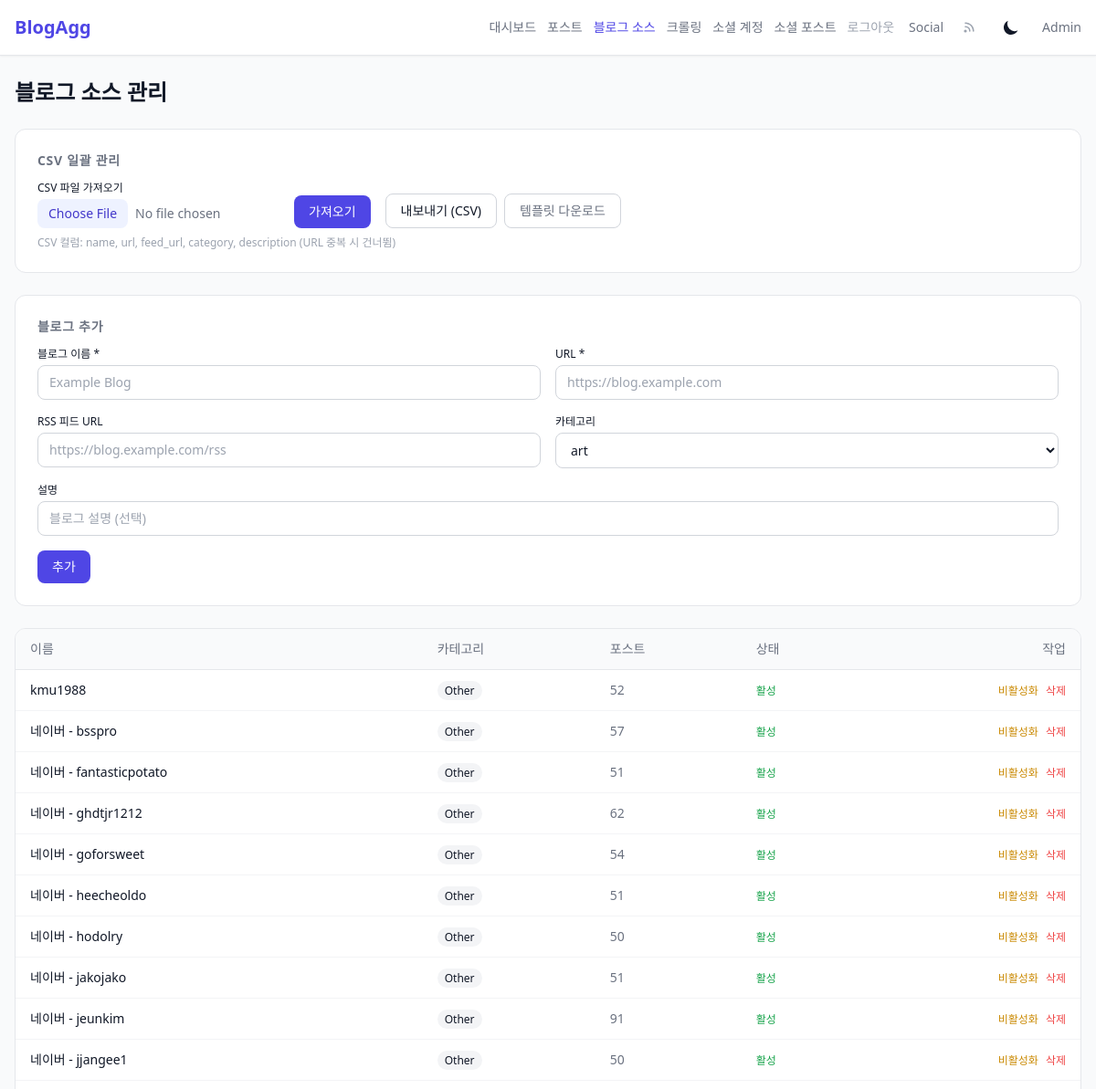
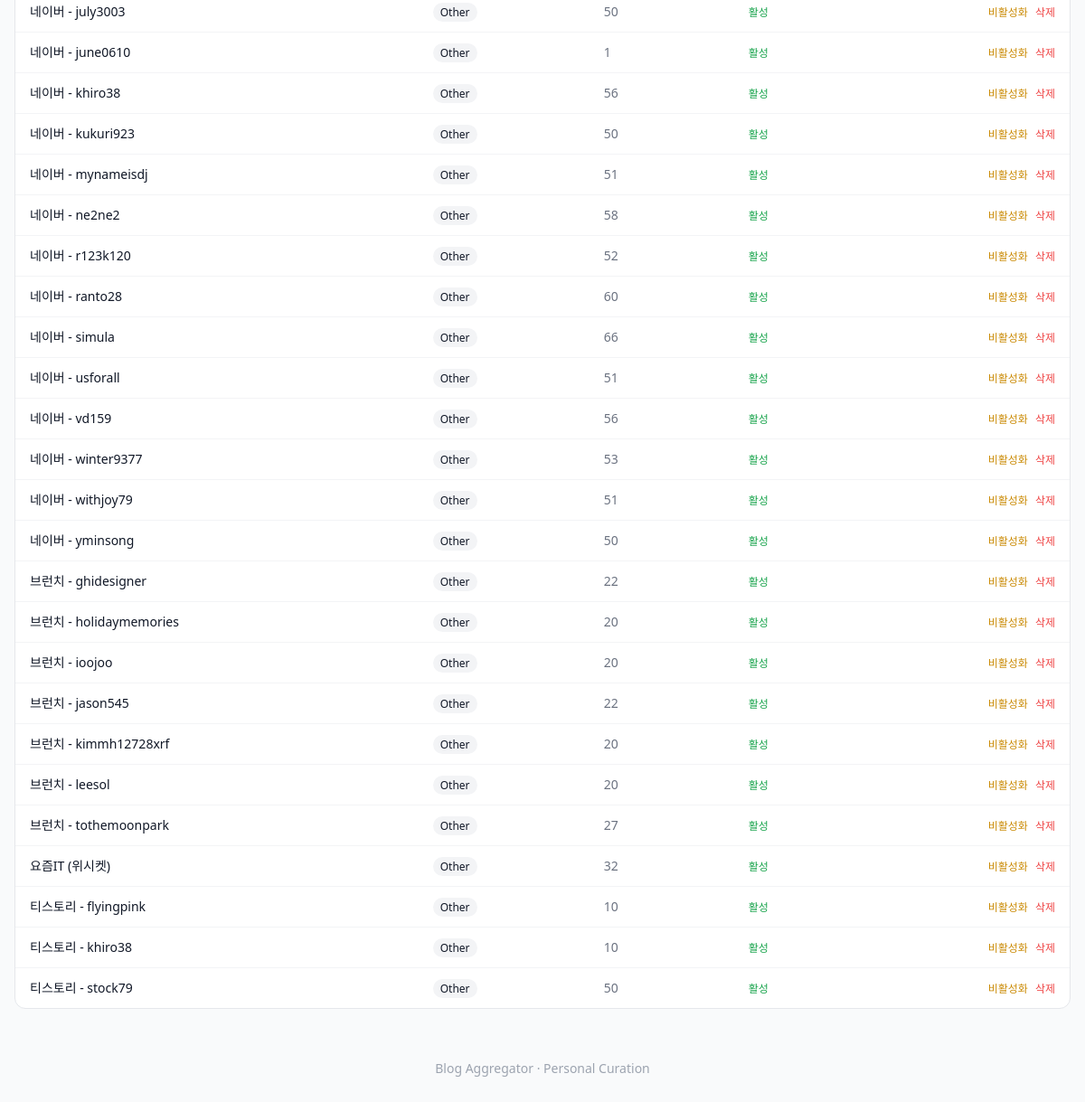
The page /admin/blogs (signed in) on the database as committed earlier (2 pictures, top to bottom).
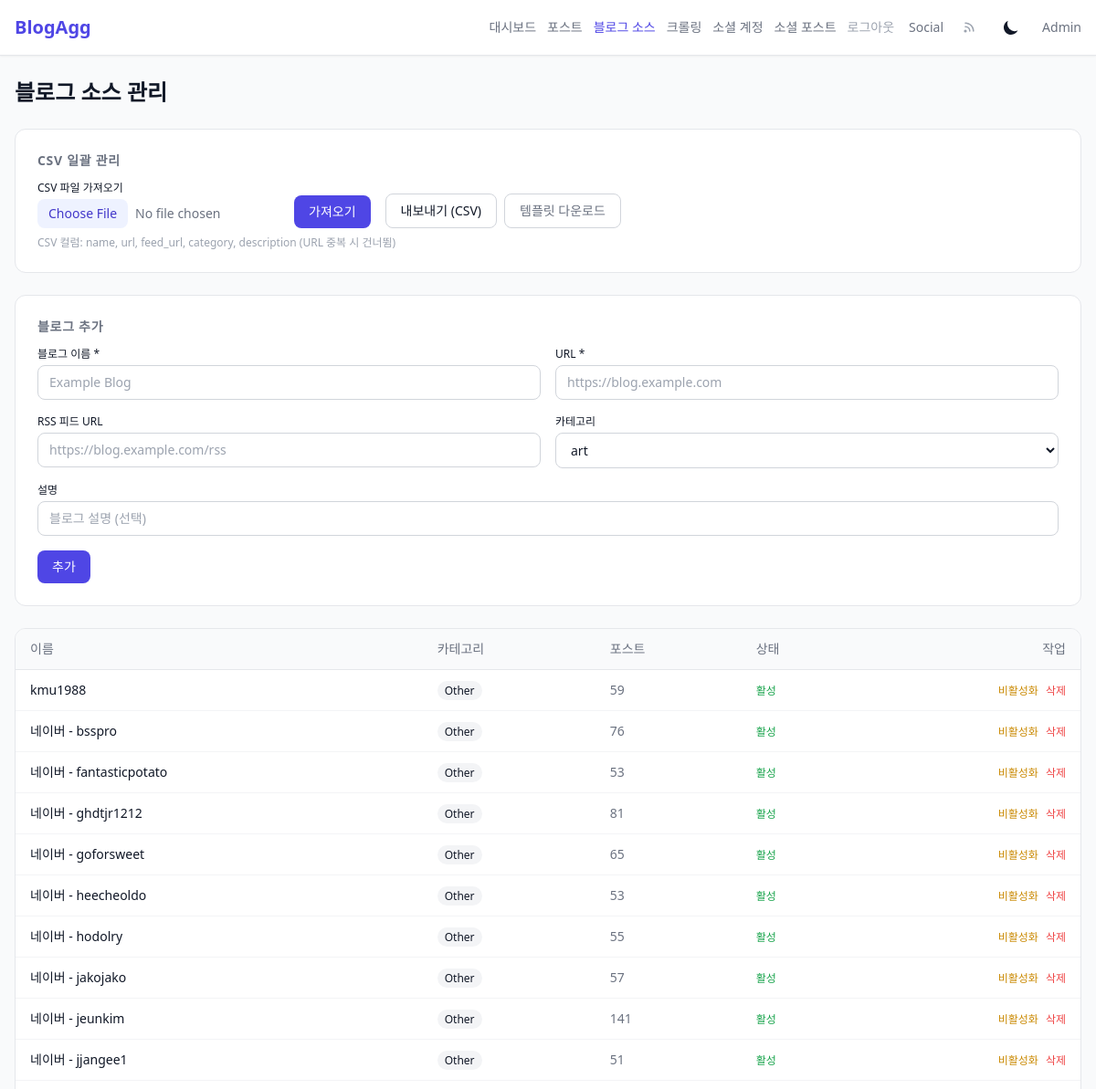
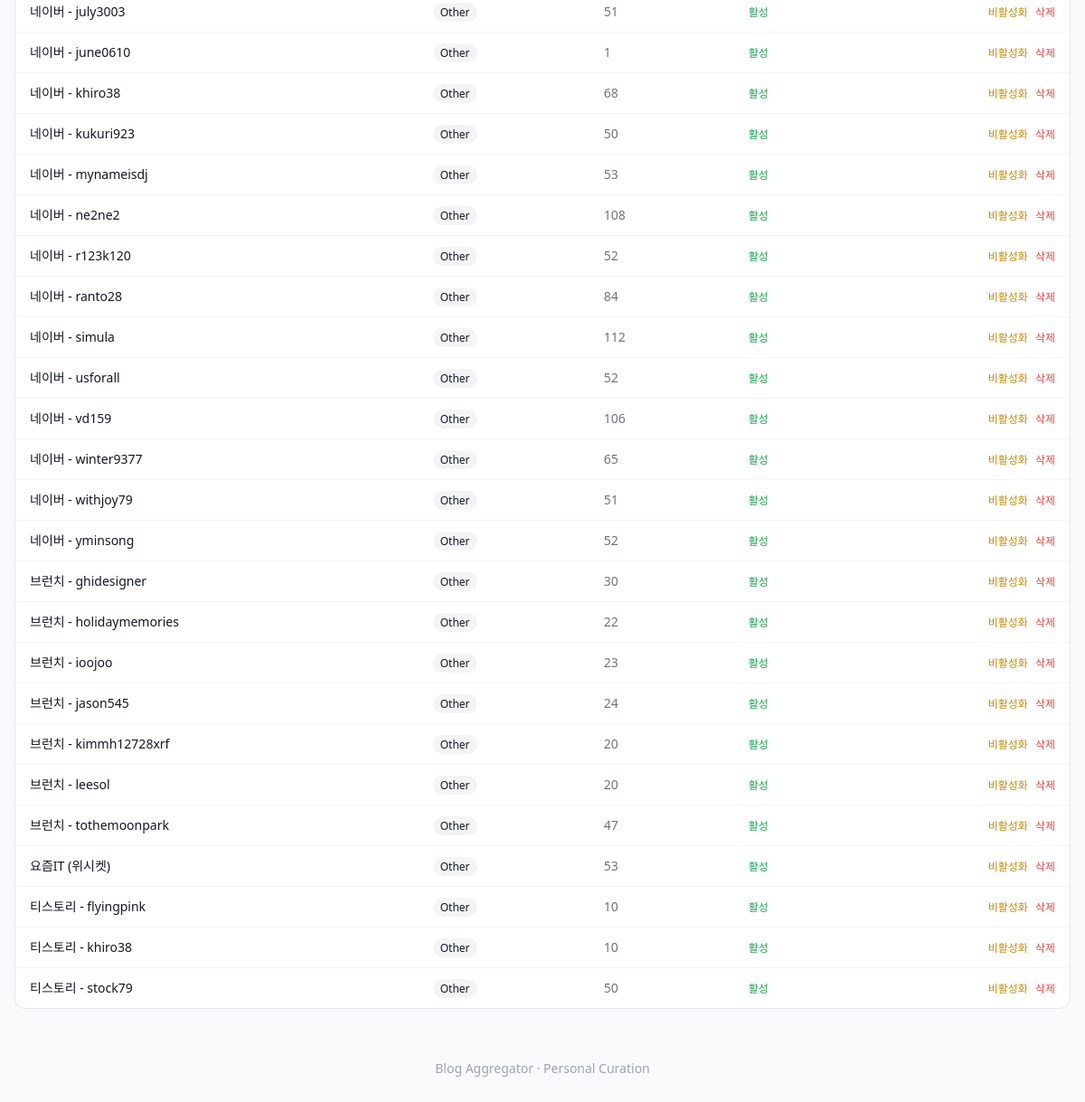
The same page on the database as committed later (2 pictures, top to bottom).
### tables this page shows
CREATE TABLE blogs (
            id INTEGER PRIMARY KEY AUTOINCREMENT,
            name TEXT NOT NULL,
            url TEXT NOT NULL,
            feed_url TEXT,
            category TEXT,
            active INTEGER DEFAULT 1,
            description TEXT,
            created_at DATETIME DEFAULT CURRENT_TIMESTAMP
        , last_crawled_at TEXT, crawl_error TEXT);

### src/api/admin.py (the view)
@router.get("/blogs")
@require_auth
async def blog_list(request: Request):
    repo = request.app.state.repo
    templates = request.app.state.templates
    blogs = repo.get_all_blogs()
    post_counts = repo.get_blog_post_counts()
    for blog in blogs:
        blog["post_count"] = post_counts.get(blog["id"], 0)
    categories = request.app.state.config.get("categories", [])
    return templates.TemplateResponse("admin/blogs.html", {
        "request": request,
        "blogs": blogs,
        "categories": categories,
    })

### templates/admin/blogs.html (shortened to what this page needs)
{% extends "base.html" %}
{% block nav_extra %}
<div class="flex items-center gap-3 text-sm">
    <a href="/admin/" class="text-gray-500 hover:text-gray-700 dark:text-gray-400 dark:hover:text-gray-200">대시보드</a>
    <a href="/admin/posts" class="text-gray-500 hover:text-gray-700 dark:text-gray-400 dark:hover:text-gray-200">포스트</a>
    <a href="/admin/blogs" class="text-indigo-600 dark:text-indigo-400 font-medium">블로그 소스</a>
    <a href="/admin/crawl" class="text-gray-500 hover:text-gray-700 dark:text-gray-400 dark:hover:text-gray-200">크롤링</a>
    <a href="/admin/social-accounts" class="text-gray-500 hover:text-gray-700 dark:text-gray-400 dark:hover:text-gray-200">소셜 계정</a>
    <a href="/admin/social" class="text-gray-500 hover:text-gray-700 dark:text-gray-400 dark:hover:text-gray-200">소셜 포스트</a>
    <a href="/admin/logout" class="text-gray-400 hover:text-red-500">로그아웃</a>
</div>
{% endblock %}
{% block content %}
<h1 class="text-2xl font-bold mb-6">블로그 소스 관리</h1>
<div class="bg-white dark:bg-gray-800 rounded-xl p-6 border border-gray-200 dark:border-gray-700 mb-6">
    <h2 class="text-sm font-semibold text-gray-500 dark:text-gray-400 uppercase tracking-wider mb-3">CSV 일괄 관리</h2>
    <div class="flex flex-wrap items-end gap-4">
        <form method="post" action="/admin/blogs/import" enctype="multipart/form-data" class="flex items-end gap-2">
            <div>
                <label class="block text-xs font-medium mb-1">CSV 파일 가져오기</label>
                <input type="file" name="file" accept=".csv" required
                       class="text-sm text-gray-500 file:mr-2 file:py-1.5 file:px-3 file:rounded-lg file:border-0 file:text-sm file:bg-indigo-50 file:text-indigo-700 dark:file:bg-indigo-900 dark:file:text-indigo-300 hover:file:bg-indigo-100">
            </div>
            <button type="submit" class="px-4 py-2 bg-indigo-600 text-white text-sm rounded-lg hover:bg-indigo-700 whitespace-nowrap">가져오기</button>
        </form>
        <div class="flex gap-2">
            <a href="/admin/blogs/export" class="px-4 py-2 border border-gray-300 dark:border-gray-600 text-sm rounded-lg hover:bg-gray-50 dark:hover:bg-gray-700 whitespace-nowrap">내보내기 (CSV)</a>
            <a href="/admin/blogs/template" class="px-4 py-2 border border-gray-300 dark:border-gray-600 text-sm rounded-lg hover:bg-gray-50 dark:hover:bg-gray-700 text-gray-500 whitespace-nowrap">템플릿 다운로드</a>
        </div>
    </div>
    <p class="text-xs text-gray-400 mt-2">CSV 컬럼: name, url, feed_url, category, description (URL 중복 시 건너뜀)</p>
</div>
<div class="bg-white dark:bg-gray-800 rounded-xl p-6 border border-gray-200 dark:border-gray-700 mb-6">
    <h2 class="text-sm font-semibold text-gray-500 dark:text-gray-400 uppercase tracking-wider mb-3">블로그 추가</h2>
    <form method="post" action="/admin/blogs" class="grid grid-cols-1 sm:grid-cols-2 gap-4">
        <div>
            <label class="block text-xs font-medium mb-1">블로그 이름 *</label>
            <input type="text" name="name" required placeholder="Example Blog"
                   class="w-full px-3 py-2 text-sm rounded-lg border border-gray-300 dark:border-gray-600 bg-white dark:bg-gray-700 focus:outline-none focus:ring-2 focus:ring-indigo-500">
        </div>
        <div>
            <label class="block text-xs font-medium mb-1">URL *</label>
            <input type="url" name="url" required placeholder="https://blog.example.com"
                   class="w-full px-3 py-2 text-sm rounded-lg border border-gray-300 dark:border-gray-600 bg-white dark:bg-gray-700 focus:outline-none focus:ring-2 focus:ring-indigo-500">
        </div>
        <div>
            <label class="block text-xs font-medium mb-1">RSS 피드 URL</label>
            <input type="url" name="feed_url" placeholder="https://blog.example.com/rss"
                   class="w-full px-3 py-2 text-sm rounded-lg border border-gray-300 dark:border-gray-600 bg-white dark:bg-gray-700 focus:outline-none focus:ring-2 focus:ring-indigo-500">
        </div>
        <div>
            <label class="block text-xs font-medium mb-1">카테고리</label>
            <select name="category"
                    class="w-full px-3 py-2 text-sm rounded-lg border border-gray-300 dark:border-gray-600 bg-white dark:bg-gray-700 focus:outline-none focus:ring-2 focus:ring-indigo-500">
                {% for cat in categories %}
                <option value="{{ cat }}" class="capitalize">{{ cat }}</option>
                {% endfor %}
            </select>
        </div>
        <div class="sm:col-span-2">
            <label class="block text-xs font-medium mb-1">설명</label>
            <input type="text" name="description" placeholder="블로그 설명 (선택)"
                   class="w-full px-3 py-2 text-sm rounded-lg border border-gray-300 dark:border-gray-600 bg-white dark:bg-gray-700 focus:outline-none focus:ring-2 focus:ring-indigo-500">
        </div>
        <div class="sm:col-span-2">
            <button type="submit" class="px-4 py-2 bg-indigo-600 text-white text-sm rounded-lg hover:bg-indigo-700">추가</button>
        </div>
    </form>
</div>
{% if blogs %}
<div class="bg-white dark:bg-gray-800 rounded-xl border border-gray-200 dark:border-gray-700 overflow-hidden">
    <table class="w-full text-sm">
        <thead class="bg-gray-50 dark:bg-gray-750 border-b border-gray-200 dark:border-gray-700">
            <tr>
                <th class="text-left px-4 py-3 font-medium text-gray-500 dark:text-gray-400">이름</th>
                <th class="text-left px-4 py-3 font-medium text-gray-500 dark:text-gray-400 hidden sm:table-cell">카테고리</th>
                <th class="text-left px-4 py-3 font-medium text-gray-500 dark:text-gray-400 hidden md:table-cell">포스트</th>
                <th class="text-left px-4 py-3 font-medium text-gray-500 dark:text-gray-400 hidden md:table-cell">상태</th>
                <th class="text-right px-4 py-3 font-medium text-gray-500 dark:text-gray-400">작업</th>
            </tr>
        </thead>
        <tbody class="divide-y divide-gray-100 dark:divide-gray-700">
            {% for blog in blogs %}
            <tr class="hover:bg-gray-50 dark:hover:bg-gray-750">
                <td class="px-4 py-3">
                    <a href="{{ blog.url }}" target="_blank" class="hover:text-indigo-600 dark:hover:text-indigo-400">{{ blog.name }}</a>
                </td>
                <td class="px-4 py-3 hidden sm:table-cell">
                    <span class="px-2 py-0.5 text-xs rounded-full bg-gray-100 dark:bg-gray-700 capitalize">{{ blog.category or "-" }}</span>
                </td>
                <td class="px-4 py-3 hidden md:table-cell text-gray-500">{{ blog.post_count }}</td>
                <td class="px-4 py-3 hidden md:table-cell">
                    {% if blog.active %}
                    <span class="text-green-600 dark:text-green-400 text-xs">활성</span>
                    {% else %}
                    <span class="text-gray-400 text-xs">비활성</span>
                    {% endif %}
                </td>
                <td class="px-4 py-3 text-right">
                    <div class="flex items-center justify-end gap-2">
                        <form method="post" action="/admin/blogs/{{ blog.id }}/toggle">
                            <button type="submit" class="text-xs {% if blog.active %}text-yellow-600 hover:text-yellow-700{% else %}text-green-600 hover:text-green-700{% endif %}">
                                {% if blog.active %}비활성화{% else %}활성화{% endif %}
                            </button>
                        </form>
                        <form method="post" action="/admin/blogs/{{ blog.id }}/delete" onsubmit="return confirm('삭제하시겠습니까?')">
                            <button type="submit" class="text-red-500 hover:underline text-xs">삭제</button>
                        </form>
                    </div>
                </td>
            </tr>
            {% endfor %}
        </tbody>
    </table>
</div>
{% else %}
<div class="text-center py-12 text-gray-400">
    등록된 블로그가 없습니다. 위 폼에서 블로그를 추가하세요.
</div>
{% endif %}
{% endblock %}

### templates/base.html (shortened to what this page needs)
<!DOCTYPE html>
<html lang="ko" class="scroll-smooth">
<head>
    <script src="https://cdn.tailwindcss.com"></script>
    <link rel="stylesheet" href="/static/style.css">
</head>
<body class="bg-gray-50 dark:bg-gray-900 text-gray-900 dark:text-gray-100 min-h-screen">
    <nav class="bg-white dark:bg-gray-800 shadow-sm border-b border-gray-200 dark:border-gray-700">
        <div class="max-w-7xl mx-auto px-4 py-3 flex items-center justify-between">
            <a href="/" class="text-xl font-bold text-indigo-600 dark:text-indigo-400">BlogAgg</a>
            <div class="flex items-center gap-4">
                {% block nav_extra %}{% endblock %}
                <a href="/social" class="text-sm text-gray-500 hover:text-gray-700 dark:text-gray-400 dark:hover:text-gray-200">Social</a>
                <a href="/feed" class="p-1 text-gray-400 hover:text-orange-500 dark:hover:text-orange-400" title="RSS Feed">
                    <svg class="w-4 h-4" fill="currentColor" viewBox="0 0 20 20"><path d="M5 3a1 1 0 000 2c5.523 0 10 4.477 10 10a1 1 0 102 0C17 8.373 11.627 3 5 3z"/><path d="M4 9a1 1 0 011-1 7 7 0 017 7 1 1 0 11-2 0 5 5 0 00-5-5 1 1 0 01-1-1z"/><circle cx="5" cy="15" r="2"/></svg>
                </a>
                <button onclick="toggleDark()" class="p-2 rounded-lg hover:bg-gray-100 dark:hover:bg-gray-700" title="다크모드 토글">
                    <svg class="w-5 h-5 block dark:hidden" fill="currentColor" viewBox="0 0 20 20"><path d="M17.293 13.293A8 8 0 016.707 2.707a8.001 8.001 0 1010.586 10.586z"/></svg>
                </button>
                <a href="/admin/" class="text-sm text-gray-500 hover:text-gray-700 dark:text-gray-400 dark:hover:text-gray-200">Admin</a>
            </div>
        </div>
    </nav>
    <main class="max-w-7xl mx-auto px-4 py-6">
        {% block content %}{% endblock %}
    </main>
    <footer class="max-w-7xl mx-auto px-4 py-8 text-center text-sm text-gray-400 dark:text-gray-600">
        Blog Aggregator &middot; Personal Curation
    </footer>
</body>
</html>

Rows that differ between the two databases and show on the page:
changed blogs "kmu1988": post_count "52" → "59"
changed blogs "네이버 - bsspro": post_count "57" → "76"
changed blogs "네이버 - fantasticpotato": post_count "51" → "53"
changed blogs "네이버 - ghdtjr1212": post_count "62" → "81"
changed blogs "네이버 - goforsweet": post_count "54" → "65"
changed blogs "네이버 - heecheoldo": post_count "51" → "53"
changed blogs "네이버 - hodolry": post_count "50" → "55"
changed blogs "네이버 - jakojako": post_count "51" → "57"
changed blogs "네이버 - jeunkim": post_count "91" → "141"
changed blogs "네이버 - jjangee1": post_count "50" → "51"
changed blogs "네이버 - july3003": post_count "50" → "51"
changed blogs "네이버 - khiro38": post_count "56" → "68"
changed blogs "네이버 - mynameisdj": post_count "51" → "53"
changed blogs "네이버 - ne2ne2": post_count "58" → "108"
changed blogs "네이버 - ranto28": post_count "60" → "84"
changed blogs "네이버 - simula": post_count "66" → "112"
changed blogs "네이버 - usforall": post_count "51" → "52"
changed blogs "네이버 - vd159": post_count "56" → "106"
changed blogs "네이버 - winter9377": post_count "53" → "65"
changed blogs "네이버 - yminsong": post_count "50" → "52"
changed blogs "브런치 - ghidesigner": post_count "22" → "30"
changed blogs "브런치 - holidaymemories": post_count "20" → "22"
changed blogs "브런치 - ioojoo": post_count "20" → "23"
changed blogs "브런치 - jason545": post_count "22" → "24"
changed blogs "브런치 - tothemoonpark": post_count "27" → "47"
changed blogs "요즘IT (위시켓)": post_count "32" → "53"
